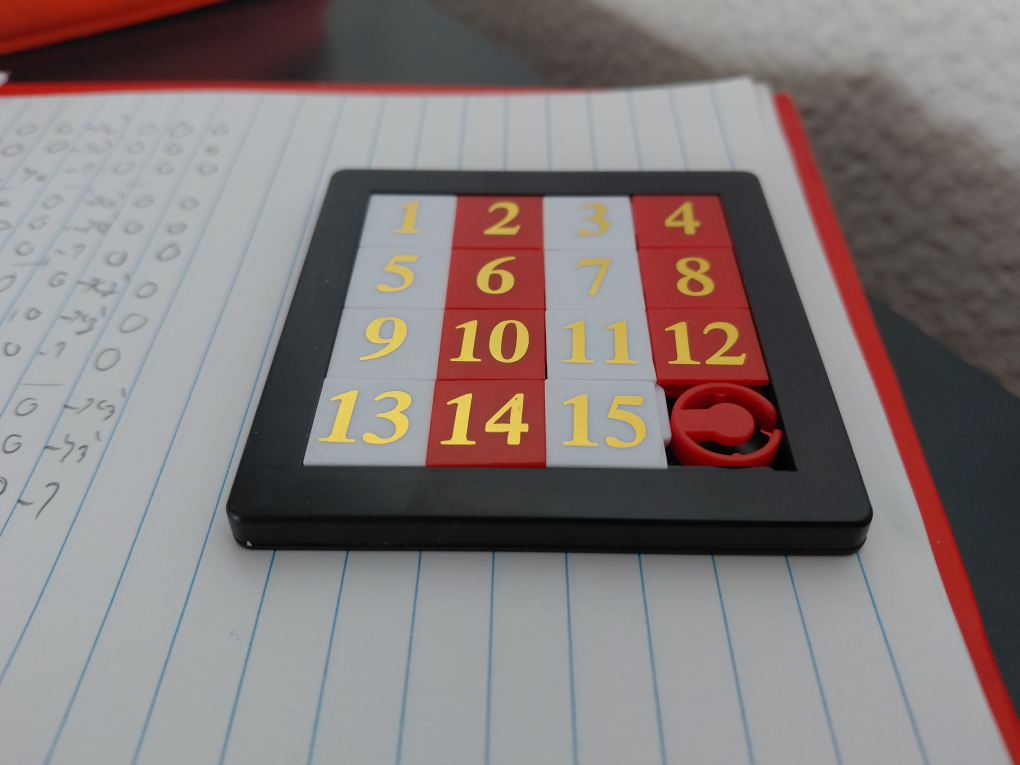
#> input picture WithoutCNN/perspective.jpg, 4080 x 3060 px (shown at 1/4 size)
$ python main.py
#> lines starting #> are read from the running program, lines starting #| are printed output that depends on the picture; after the words box and inside, x2 and y2 are one past the last pixel; in counts of white or black regions, pixels touching at a corner belong together
### WithoutCNN/process/getMasks.py
import cv2
import numpy as np


def getMasks(warpedImg):

	height = warpedImg.shape[0]
	width = warpedImg.shape[1]

	copyWarped = warpedImg.copy()

	mask_r1 = mask_r2 = mask_red = mask_white = joined_mask = np.zeros((height, width, 3), dtype=np.uint8)

	hsv = cv2.cvtColor(copyWarped, cv2.COLOR_BGR2HSV)

	mask_r1 = cv2.inRange(hsv, (0, 80, 60), (10, 255, 255))
	mask_r2 = cv2.inRange(hsv, (170, 80,60), (180, 255, 255))
	mask_red = cv2.bitwise_or(mask_r1, mask_r2)

	mask_white = cv2.inRange(hsv, (0, 0, 150), (180, 30, 255))
	joined_mask = cv2.bitwise_or(mask_red, mask_white)
	joined_mask = cv2.bitwise_not(joined_mask)

	return mask_red, mask_white, joined_mask

### WithoutCNN/process/warpPerspective.py
import cv2
import numpy as np
import matplotlib.pyplot as plt
from process.getMasks import getMasks
from globals import WARP_HEIGHT, WARP_WIDTH, OUTPUT_FOLDER


def show_rgb(image, title=""):
	plt.imshow(cv2.cvtColor(image, cv2.COLOR_BGR2RGB)) # Para converter de BGR (cv2 working thing) para RGB (matplotlib working thing)
	cv2.imwrite(f"{OUTPUT_FOLDER}/{title.replace(' ', '_')}.png", image)
	plt.title(title)

def show_imgs(imgs_dict):
	num_imgs = len(imgs_dict)
	for i, (title, img) in enumerate(imgs_dict.items()):
		plt.subplot(1, num_imgs, i + 1)
		show_rgb(img, title)

	plt.show()

def order_points(pts):

	soma = pts.sum(axis=1)		 # Obter array auxiliar [x1 + y1, x2 + y2, x3 + y3, x4 + y4]
	diff = np.diff(pts, axis=1)  # array auxiliar: [y1 - x1, y2 - x2, y3 - x3, y4 - x4]

	tl = pts[np.argmin(soma)] # A soma minima vai sempre ser Top-Left
	br = pts[np.argmax(soma)] # A soma maxima vai sempre ser Bottom-Right
	tr = pts[np.argmin(diff)] # A diferença mínima vai ser sempre Top-Right
	bl = pts[np.argmax(diff)] # A diferença máxima vai ser sempre Bottom-Left

	return np.array([tl, tr, bl, br], dtype="float32")

def get_points(original_img):

	"""
	# Mock Values para teste
	pontos_origem = np.float32([
		[1488, 787],  # top left
		[2871, 792], # top right
		[1221, 1852],  # bottom left
		[3191, 1884]  # bottom right
	])
	"""
	pontos_origem = np.zeros((4, 2), dtype="float32")

	pontos_destino = np.float32([
		[0, 0], # Top-left
		[WARP_WIDTH, 0], # Top-right
		[0, WARP_HEIGHT], # Bottom-left
		[WARP_WIDTH, WARP_HEIGHT] # Bottom-right
	])

	# Let's now try to get the real thing.
	# We go to the real thing.

	_, _, joined_mask = getMasks(original_img)
	joined_mask = cv2.bitwise_not(joined_mask)
	# joined_mask = cv2.erode(joined_mask, np.ones((5,5), np.uint8), iterations=1)
	dilated_mask = cv2.dilate(joined_mask, np.ones((5,5), np.uint8), iterations=1)


	contours, _ = cv2.findContours(dilated_mask, cv2.RETR_EXTERNAL, cv2.CHAIN_APPROX_SIMPLE)

	show_imgs({
		"Original Image": original_img,
		"Joined Mask": cv2.resize(joined_mask, (joined_mask.shape[1]//2, joined_mask.shape[0]//2)),
		"Joined Mask Dilated": cv2.resize(dilated_mask, (dilated_mask.shape[1]//2, dilated_mask.shape[0]//2)),
		"Contours": cv2.resize(cv2.drawContours(np.zeros_like(dilated_mask), contours, -1, (255,255,255), 3), (dilated_mask.shape[1]//2, dilated_mask.shape[0]//2)),
	})

	square_contour = None
	max_area = 0

	for cnt in contours:
		area = cv2.contourArea(cnt)

		if area < 50000:  # ignore noise
			continue

		peri = cv2.arcLength(cnt, True) # Obter perimetro da area, True para para pegar só se for curva fechada
		approx = cv2.approxPolyDP(cnt, 0.02 * peri, True) # Obter o numero de pontos, parametro do meio = This is the maximum distance between the original curve and its approximation
		# Ou seja, distância de "folga". True for closed curve as usual

		if len(approx) == 4 and area > max_area: # Se é quadrado AND é a maior àrea encontrada até agora atualiza
			square_contour = approx
			max_area = area

	# Obter os cantos do quadrado
	pontos_origem = square_contour.reshape(4, 2)

	# Ordenar os pontos
	pontos_origem = order_points(pontos_origem)

	print("pontos de origem\n", pontos_origem)
	return pontos_origem, pontos_destino

def put_points_in_image(image, points):

	img_with_points = image.copy()

	for point in points:
		cv2.circle(img_with_points, (int(point[0]), int(point[1])), 50, (0, 255, 0), -1)

	return img_with_points

def warpPerspective(original_img):

	new_img = np.zeros((WARP_WIDTH, WARP_HEIGHT, 3), dtype='uint8')

	# Obter warping points
	pontos_origem, pontos_destino = get_points(original_img)

	img_with_points = put_points_in_image(original_img, pontos_origem)

	# Obter a matriz de transformacao
	Transformation_Matriz = cv2.getPerspectiveTransform(pontos_origem, pontos_destino)

	# Aplicar a transformacao de perspectiva na imagem original
	new_img = cv2.warpPerspective(original_img, Transformation_Matriz, (700, 700))


	return new_img, img_with_points

### WithoutCNN/process/segmentPerspective.py
import numpy as np

# Esta função vai segmentar a warped img e vai devolver uma matrix 4x4 com as imagens dos numeros
def segmentPerspective(warped_img):


	height, width, _ = warped_img.shape

	segment_height = height // 4
	segment_width = width // 4

	segmentedMatrix = np.zeros((4, 4, segment_height, segment_width, 3), dtype='uint8')

	for i in range(4):
		for j in range(4):
			y_start = i * segment_height
			y_end = (i + 1) * segment_height
			x_start = j * segment_width
			x_end = (j + 1) * segment_width

			segmentedMatrix[i, j] = warped_img[y_start:y_end, x_start:x_end]


	return segmentedMatrix

### WithoutCNN/process/getNumberFromMasks.py
import cv2
from globals import THRESHOLD, DEBUG
import numpy as np

def getNumberFromMasks(joined_mask):

	number = 0
	matches = np.zeros(16)

	for i in range(1, 16):
		# Get template from masks/
		template = cv2.imread(f"masks/mask{i}.png", cv2.IMREAD_GRAYSCALE)

		# Get the result of how much the template matches the joined_mask and get the max value (value that indicates the best match)
		result = cv2.matchTemplate(joined_mask, template, cv2.TM_CCOEFF_NORMED)
		_, max_val, _, _ = cv2.minMaxLoc(result)

		if (max_val > THRESHOLD):
			print(f"\tTemplate {i}: {float(max_val)}")
			matches[i - 1] = float(max_val)

	if np.all(matches == 0): # Nenhuma mask acima do threshold, logo fica -1
		print("No matches found above threshold.")
		return -1

	biggest_index = 0

	if (np.all(matches[9:16] == 0)): # Se todas as matches de numeros 10 a 15 forem 0 (under do threhold)
		biggest_index = np.argmax(matches) # Pega o maior número (most likely o número correto)
		print(f"Number found (0-9): {biggest_index + 1}")
		return biggest_index + 1

	# Se apatir daqui o código está a correr, significa que há pelo menos uma match de numero 10 a 15

	# Ver se apenas existe UMA match de numeros 10 a 15
	count = 0
	for i in range(9, 15):
		if (matches[i] > 0):
			count += 1

	if (count == 1): # Se houver apenas uma match, assumimos que é o numero correto
		biggest_index = np.argmax(matches[9:16]) + 9 # Procura o maior index entre 9 e 15 (números 10 a 15)
		print(f"Only one match for 10-15: {biggest_index + 1}")
		return biggest_index + 1


	# pegamos os mais 2 numeros de 0 a 9 e juntamos para criar o numero final de 10 a 15
	biggest_index = np.argmax(matches[1:9]) + 1 # numero maior de 2 a 9 visto que 1 é de certeza (+ 1 porque estamos a procurar do index 1 e não do 0)

	numero_final = 10 + biggest_index + 1 # +10 porque estamos a somar 10 ao numero do index e + 1 por ser um index no array

	if (matches[numero_final - 1] == 0):
		print(f"Combined number {numero_final} not found in masks, returning max of 10-15")
		return np.argmax(matches[9:16]) + 10 # Se o numero combinado nao der match em nenhum, retornamos o maior numero entre 10 a 15

	print(f"Combined number found (10-15): {numero_final}")
	return numero_final

### WithoutCNN/main.py
from process.segmentPerspective import segmentPerspective
from process.warpPerspective import warpPerspective
from process.getMasks import getMasks
from process.getNumberFromMasks import getNumberFromMasks
from globals import OUTPUT_FOLDER, DEBUG
import numpy as np
import matplotlib.pyplot as plt
import cv2

def show_rgb(image, title=""):
	plt.imshow(cv2.cvtColor(image, cv2.COLOR_BGR2RGB)) # Para converter de BGR (cv2 working thing) para RGB (matplotlib working thing)
	cv2.imwrite(f"{OUTPUT_FOLDER}/{title.replace(' ', '_')}.png", image)
	plt.title(title)

def show_imgs(imgs_dict):
	num_imgs = len(imgs_dict)
	for i, (title, img) in enumerate(imgs_dict.items()):
		plt.subplot(1, num_imgs, i + 1)
		show_rgb(img, title)

	if DEBUG:
		plt.show()


# Função para mostrar imagems de matrizes N por N
def show_matrix_img(matrix, n, title=""):
	plt.figure(figsize=(8, 8))
	for i in range(n):
		for j in range(n):
			plt.subplot(n, n, i * n + j + 1)
			show_rgb(matrix[i, j], title=f'[{i},{j}]')
			plt.axis('off')

	plt.suptitle(title)

	if DEBUG:
		plt.show()


def	main():

	# Where it all begins...
	img = cv2.imread('perspective.jpg')
#> img is the input picture: shape (3060, 4080, 3); mean B, G, R 121.9, 122.4, 131.6
	linhas, colunas, canais = img.shape
#> linhas = 3060; colunas = 4080; canais = 3
	print(f'Linhas: {linhas}, Colunas: {colunas}, Canais: {canais}')
#| Linhas: 3060, Colunas: 4080, Canais: 3

	# Warp Image
	warpedImg, img_with_points = warpPerspective(img)
#> in getMasks, `hsv = cv2.cvtColor(copyWarped, cv2.COLOR_BGR2HSV)`: hsv: shape (3060, 4080, 3); mean H, S, V 81.5, 37.6, 136.3
#> in getMasks, `mask_r1 = cv2.inRange(hsv, (0, 80, 60), (10, 255, 255))`:
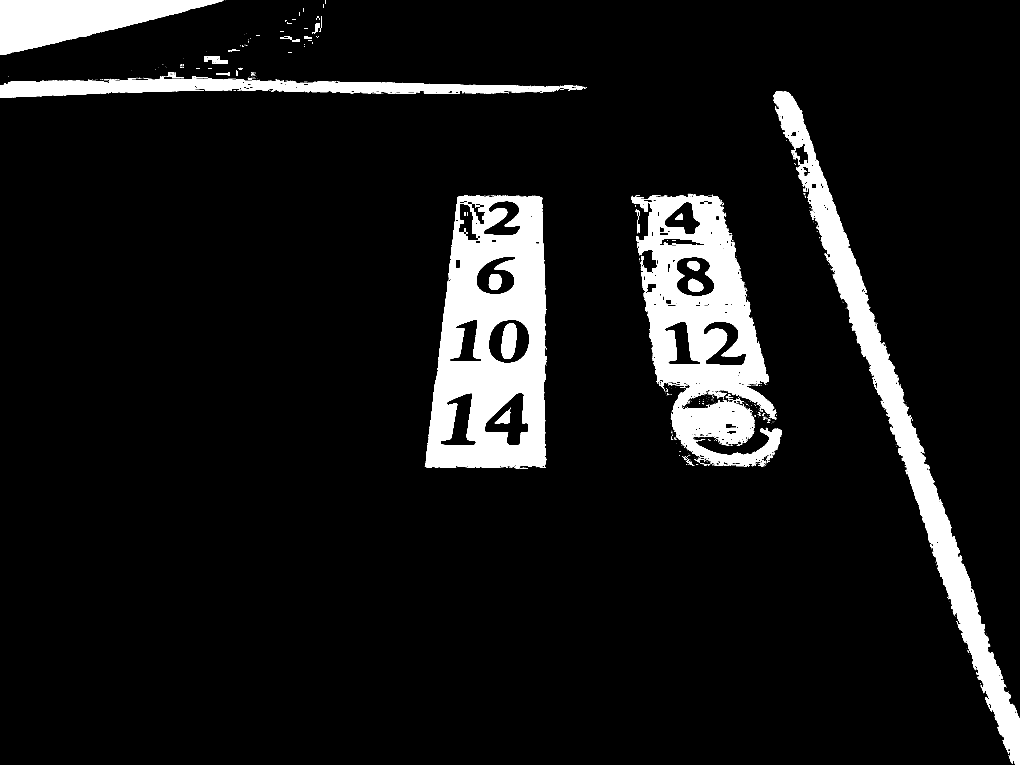
#> mask_r1: shape (3060, 4080) (shown at 1/4 size); 8.8% white; 1531 white regions (1426 under 20 px), largest, box (x1, y1, x2, y2) and area: (1699, 782, 2186, 1874) 341667, (2524, 781, 3128, 1865) 297887, (3093, 366, 4080, 3060) 238206
#> in getMasks, `mask_r2 = cv2.inRange(hsv, (170, 80,60), (180, 255, 255))`: mask_r2: shape (3060, 4080); 1.6% white; 3341 white regions (2960 under 20 px), largest, box (x1, y1, x2, y2) and area: (656, 0, 1304, 327) 60595, (2522, 773, 2943, 1340) 19632, (2727, 1558, 3107, 1727) 16461
#> in getMasks, `mask_red = cv2.bitwise_or(mask_r1, mask_r2)`: mask_red: shape (3060, 4080); 10.4% white; 882 white regions (845 under 20 px), largest, box (x1, y1, x2, y2) and area: (2522, 773, 3128, 1868) 375281, (1699, 780, 2188, 1875) 357842, (3092, 366, 4080, 3060) 274884
#> in getMasks, `mask_white = cv2.inRange(hsv, (0, 0, 150), (180, 30, 255))`: mask_white: shape (3060, 4080); 54.1% white; 1833 black regions (1718 under 20 px), largest, box (x1, y1, x2, y2) and area: (872, 668, 3720, 3060) 2941803, (0, 0, 4080, 3060) 2532098, (524, 871, 1235, 3060) 27972
#> in getMasks, `joined_mask = cv2.bitwise_or(mask_red, mask_white)`: joined_mask: shape (3060, 4080); 64.6% white; 3235 black regions (3061 under 20 px), largest, box (x1, y1, x2, y2) and area: (872, 668, 3720, 3060) 2049040, (0, 0, 4080, 3060) 1768392, (0, 0, 1233, 338) 203575
#> in get_points, `dilated_mask = cv2.dilate(joined_mask, np.ones((5,5), np.uint8), itera..`:
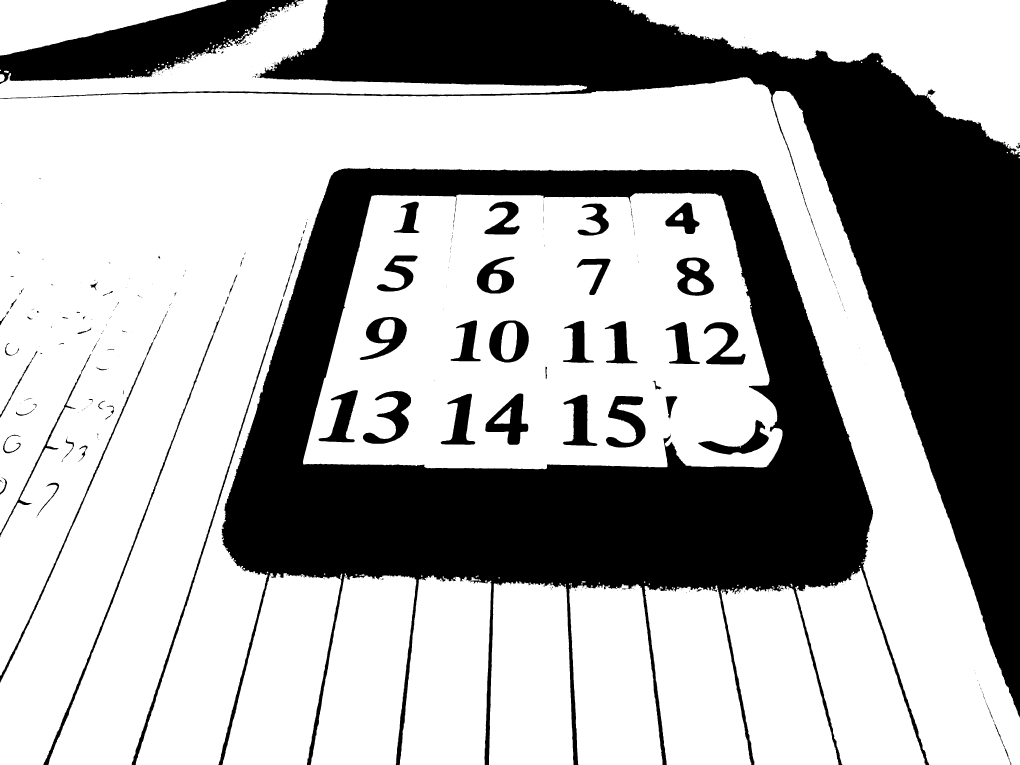
#> dilated_mask: shape (3060, 4080) (shown at 1/4 size); 66.9% white; 412 black regions (304 under 20 px)
#> in get_points, `contours, _ = cv2.findContours(dilated_mask, cv2.RETR_EXTERNAL, cv2.CH..`: contours = 150 contours, 74 with area under 20; largest, box (x1, y1, x2, y2) and area: (0, 309, 4080, 3060) 4198755, (1212, 771, 3130, 1877) 1802592, (2453, 0, 4080, 617) 426524, (890, 2293, 1365, 3060) 236314, (1243, 2301, 1665, 3060) 235634
#> in show_imgs, `num_imgs = len(imgs_dict)`: num_imgs = 4
#> the loop in show_imgs, `for i, (title, img) in enumerate(imgs_dict.items()):` made 4 passes
#> in show_imgs, `plt.show()`:
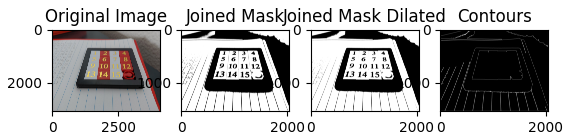
#> figure drawn by matplotlib, 4 panels
#> the loop in get_points, `for cnt in contours:` made 150 passes
#> (area, peri, square_contour, max_area) on passes 18, 25, 37, 47, 49, 58, 69: (220960, 2357.9, [[2579, 2344], [2667, 3059], [3004, 3059], [2872, 2359]], 220960), (223598.5, 2449.5, [[2553, 2338], [2277, 2356], [2314, 3059], [2649, 3059]], 223598.5), (226348, 2356.6, [[1976, 2334], [1956, 3059], [2293, 3059], [2263, 2346]], 226348), (231903.5, 2478.2, [[1712, 2304], [1599, 3059], [1938, 3059], [1964, 2323]], 231903.5), (235634, 2413.2, [[1381, 2301], [1243, 3059], [1581, 3059], [1664, 2318]], 235634), (236314.5, 2506.9, [[1362, 2317], [1081, 2293], [890, 3059], [1227, 3059]], 236314.5), (1802592.5, 6669.4, [[2885, 782], [1487, 783], [1213, 1856], [3068, 1865]], 1802592.5)
#> area on passes 4, 11, 12, 16, 19, 26: 70, 44.5, 45.5, 51, 112, 51
#> after the loop in get_points, `for cnt in contours:`: max_area = 1802592.5
#> in get_points, `pontos_origem = square_contour.reshape(4, 2)`: pontos_origem = [[2885, 782], [1487, 783], [1213, 1856], [3068, 1865]]
#> in order_points, `soma = pts.sum(axis=1)`: soma = [3667, 2270, 3069, 4933]
#> in order_points, `diff = np.diff(pts, axis=1)`: diff = [-2103, -704, 643, -1203]
#> in order_points, `tl = pts[np.argmin(soma)]`: tl = [1487, 783]
#> in order_points, `br = pts[np.argmax(soma)]`: br = [3068, 1865]
#> in order_points, `tr = pts[np.argmin(diff)]`: tr = [2885, 782]
#> in order_points, `bl = pts[np.argmax(diff)]`: bl = [1213, 1856]
#> in get_points, `pontos_origem = order_points(pontos_origem)`: pontos_origem = [[1487, 783], [2885, 782], [1213, 1856], [3068, 1865]]
#| pontos de origem
#|  [[1487.  783.]
#|  [2885.  782.]
#|  [1213. 1856.]
#|  [3068. 1865.]]
#> in warpPerspective, `pontos_origem, pontos_destino = get_points(original_img)`: pontos_destino = [[0, 0], [700, 0], [0, 700], [700, 700]]
#> the loop in put_points_in_image, `for point in points:` made 4 passes
#> in warpPerspective, `Transformation_Matriz = cv2.getPerspectiveTransform(pontos_origem, pon..`: Transformation_Matriz = [[0.67, 0.171, -1129.7], [0.000821, 1.15, -900.4], [7.17e-06, 0.000405, 1]]
#> in warpPerspective, `new_img = cv2.warpPerspective(original_img, Transformation_Matriz, (70..`:
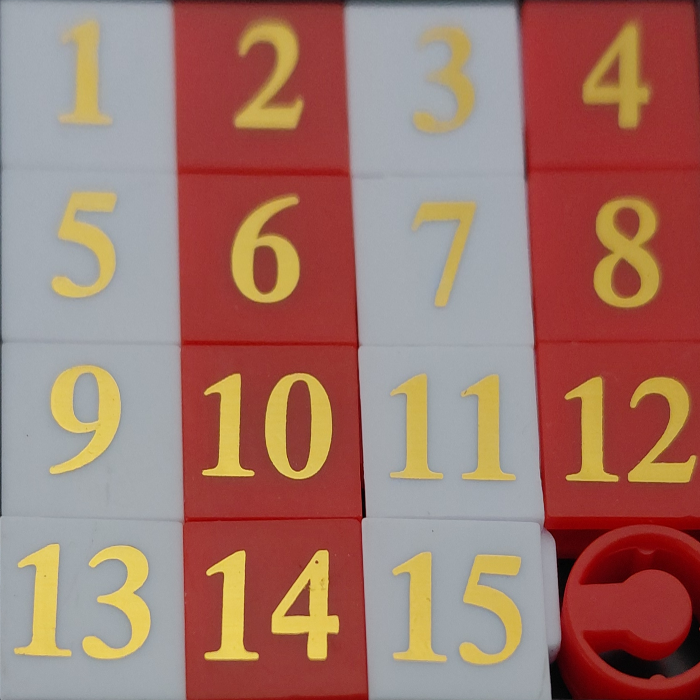
#> new_img: shape (700, 700, 3); mean B, G, R 107.7, 118.5, 161.1

	show_imgs({
		"Original Image": img,
		"Warp Points": img_with_points,
		"Warped Perspective": warpedImg
	})
#> in show_imgs, `num_imgs = len(imgs_dict)`: num_imgs = 3
#> the loop in show_imgs, `for i, (title, img) in enumerate(imgs_dict.items()):` made 3 passes


	# Split the Perspective Warped Image into 4x4 segments
	Segmented_Matrix = segmentPerspective(warpedImg)
	show_matrix_img(Segmented_Matrix, 4, "segmented Warped Image")
#> in show_matrix_img, `plt.show()`:
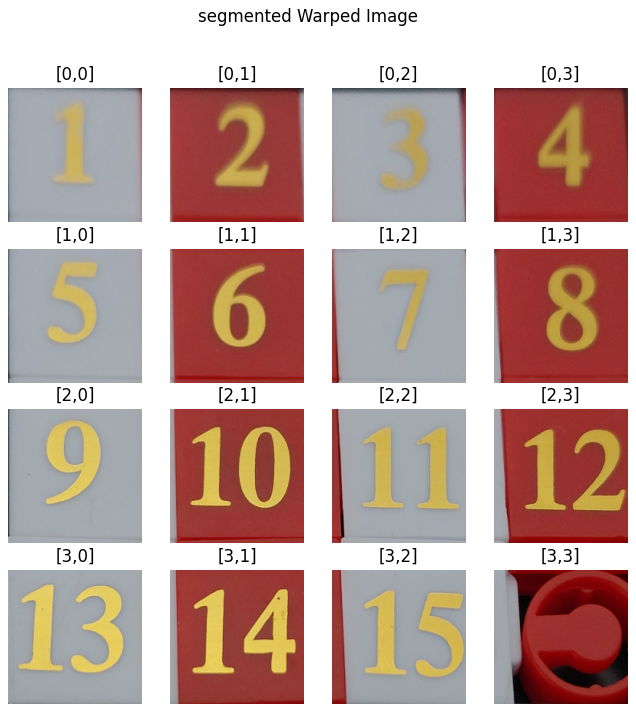
#> figure drawn by matplotlib, 16 panels

	final_array = np.zeros((4, 4), dtype='int8')

	for i in range(4):
		for j in range(4):
			segment = Segmented_Matrix[i, j]
			_, _, joined_mask = getMasks(segment)
#> in getMasks (call 2), `hsv = cv2.cvtColor(copyWarped, cv2.COLOR_BGR2HSV)`: hsv: shape (175, 175, 3); mean H, S, V 98.4, 28.3, 177.7
#> in getMasks (call 2), `mask_r1 = cv2.inRange(hsv, (0, 80, 60), (10, 255, 255))`: mask_r1: shape (175, 175); 0.15% white in thin lines or dots, all inside (x1, y1, x2, y2) = (173, 5, 175, 67)
#> in getMasks (call 2), `mask_r2 = cv2.inRange(hsv, (170, 80,60), (180, 255, 255))`:
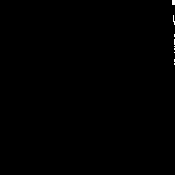
#> mask_r2: shape (175, 175); 0.14% white; 9 white regions (9 under 20 px)
#> in getMasks (call 2), `mask_red = cv2.bitwise_or(mask_r1, mask_r2)`: mask_red: shape (175, 175); 0.3% white; 2 white regions (1 under 20 px), largest, box (x1, y1, x2, y2) and area: (172, 0, 175, 65) 90
#> in getMasks (call 2), `mask_white = cv2.inRange(hsv, (0, 0, 150), (180, 30, 255))`: mask_white: shape (175, 175); 86.7% white; 7 black regions (4 under 20 px), largest, box (x1, y1, x2, y2) and area: (59, 19, 112, 125) 2940, (32, 0, 175, 160) 831, (0, 0, 6, 175) 285
#> in getMasks (call 2), `joined_mask = cv2.bitwise_or(mask_red, mask_white)`:
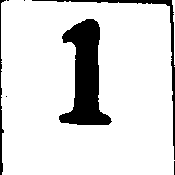
#> joined_mask: shape (175, 175); 87% white; 7 black regions (4 under 20 px), largest, box (x1, y1, x2, y2) and area: (59, 19, 112, 125) 2940, (32, 0, 175, 160) 740, (0, 0, 6, 175) 285

			print(f"{i*4 + j + 1}:")
			# Transform each segment into a matrix and put it into final_array
			final_array[i, j] = getNumberFromMasks(joined_mask)

	print("Final Array:")
	print(final_array)


if __name__ == "__main__":
#> (the run stopped early here; a loop or call above may not have finished)
